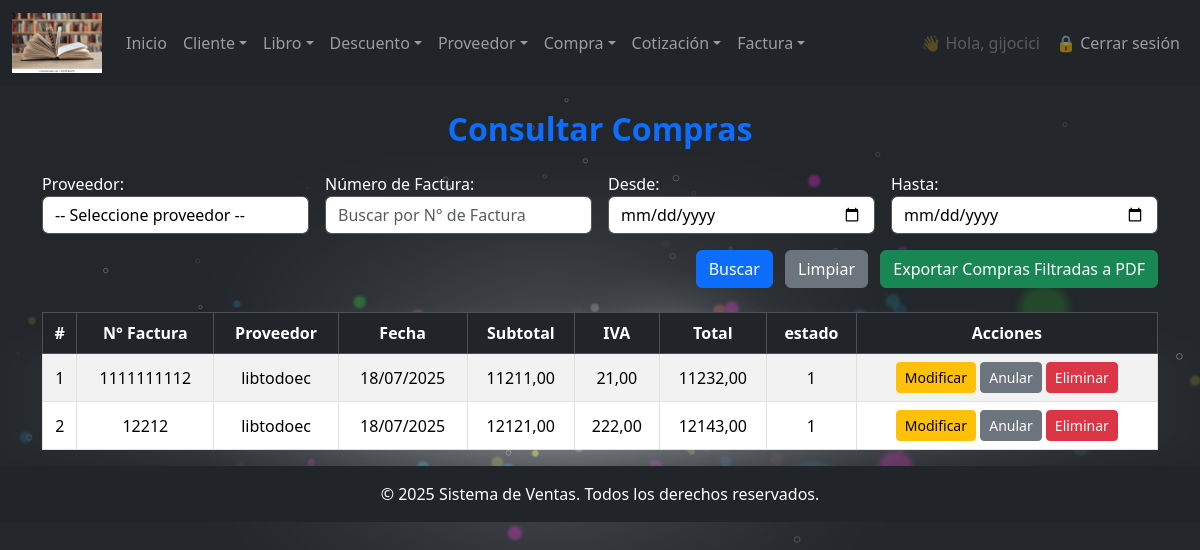
The app's page /compra/consultar/ (signed in), older data.
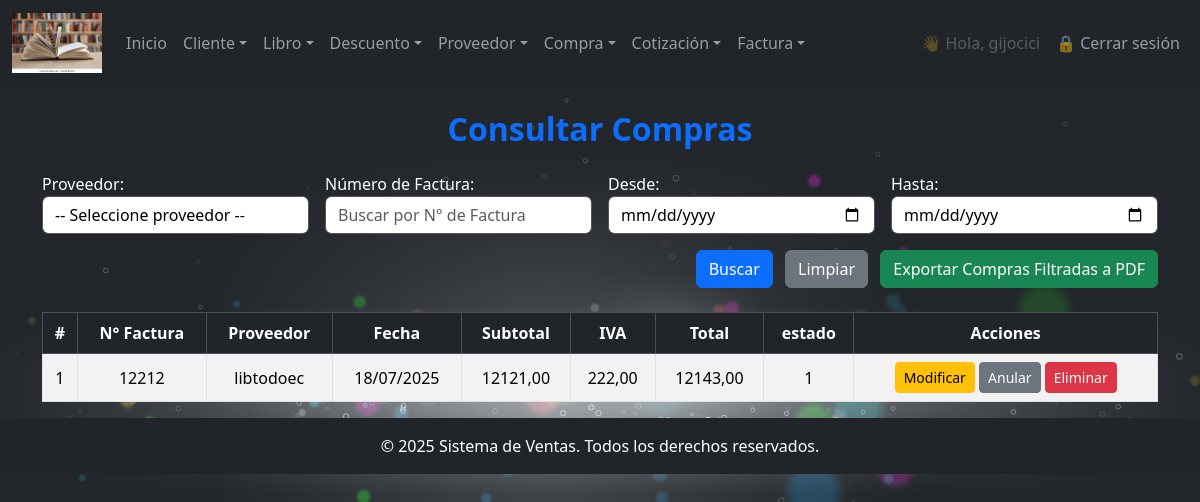
The same page, newer data.
### miapp/models.py (models this page shows, shortened)
class Compra(models.Model):
    proveedor = models.ForeignKey(Proveedor, on_delete=models.CASCADE)
    fecha_compra = models.DateField()
    numero_factura = models.CharField(max_length=100)
    subtotal = models.DecimalField(max_digits=10, decimal_places=2)
    iva = models.DecimalField(max_digits=10, decimal_places=2)
    total = models.DecimalField(max_digits=10, decimal_places=2)
    fecha_creacion = models.DateTimeField(auto_now_add=True)
    fecha_modificacion = models.DateTimeField(auto_now=True)
    creacion_usuario = models.CharField(max_length=50)
    modificacion_usuario = models.CharField(max_length=50)
    estado = models.IntegerField(choices=ESTADO_CHOICES, default=1)

class Proveedor(models.Model):
    nombre = models.CharField(max_length=20)
    marca = models.CharField(max_length=20)
    ruc= models.CharField(max_length=13, default="",)
    telefono = models.CharField(max_length=12)
    correo = models.EmailField(max_length=40, default="@")
    direccion = models.CharField(max_length=200, blank=True, null=True)
    fecha_creacion = models.DateTimeField(auto_now_add=True)
    fecha_modificacion = models.DateTimeField(auto_now=True)
    creacion_usuario = models.CharField(max_length=50)
    modificacion_usuario = models.CharField(max_length=50)
    estado = models.IntegerField(choices=ESTADO_CHOICES, default=1)
    class Meta:
        db_table = "proveedor"
        verbose_name = "proveedor"
        verbose_name_plural = "proveedores"
    def __str__(self):
        return self.nombre\

### miapp/views.py (the view)
        def wrapper(request, *args, **kwargs):
            if not request.user.is_authenticated:
                return redirect('login')
            try:
                empleado = Empleado.objects.get(user=request.user)
                if empleado.cargo.nombre.lower() in [c.lower() for c in nombre_cargos]:
                    return view_func(request, *args, **kwargs)
            except Empleado.DoesNotExist:
                pass
            return redirect('no_autorizado')

### miapp/forms.py
class BuscadorCompraForm(forms.Form):
    proveedor = forms.ModelChoiceField(
        queryset=Proveedor.objects.all(),
        label='Proveedor',
        required=False,
        empty_label="-- Seleccione proveedor --",
        widget=forms.Select(attrs={'class': 'form-control'})
    )
    numero_factura = forms.CharField(
        label='Número de Factura',
        required=False,
        widget=forms.TextInput(attrs={
            'class': 'form-control',
            'placeholder': 'Buscar por N° de Factura'
        })
    )
    fecha_inicio = forms.DateField(
        label='Desde',
        required=False,
        widget=forms.DateInput(attrs={
            'class': 'form-control',
            'type': 'date'
        }),
        input_formats=['%Y-%m-%d'],  # Formato estándar HTML date input
    )
    fecha_fin = forms.DateField(
        label='Hasta',
        required=False,
        widget=forms.DateInput(attrs={
            'class': 'form-control',
            'type': 'date'
        }),
        input_formats=['%Y-%m-%d'],
    )

### miapp/templates/administrativo/compra/consultar_compra.html (shortened to what this page needs)
{% extends 'index.html' %}
{% block main %}
<div class="container mt-4">
    <h2 class="text-center mb-4 text-primary"><b>Consultar Compras</b></h2>
    <form method="post" action="{% url 'consultar_compra' %}" class="mb-4">
        <div class="row g-3 align-items-end">
            <div class="col-md-3">
                {{ buscador_compra.proveedor.label_tag }}
                {{ buscador_compra.proveedor }}
            </div>
            <div class="col-md-3">
                {{ buscador_compra.numero_factura.label_tag }}
                {{ buscador_compra.numero_factura }}
            </div>
            <div class="col-md-3">
                {{ buscador_compra.fecha_inicio.label_tag }}
                {{ buscador_compra.fecha_inicio }}
            </div>
            <div class="col-md-3">
                {{ buscador_compra.fecha_fin.label_tag }}
                {{ buscador_compra.fecha_fin }}
            </div>
            <div class="col-md-12 text-end">
                <button type="submit" name="buscar_compra" class="btn btn-primary me-2">Buscar</button>
                <a href="{% url 'consultar_compra' %}" class="btn btn-secondary me-2">Limpiar</a>
                <a href="{% url 'exportar_pdf_compra' %}?
                    proveedor={{ buscador_compra.proveedor.value|urlencode }}&
                    numero_factura={{ buscador_compra.numero_factura.value|urlencode }}&
                    fecha_inicio={{ buscador_compra.fecha_inicio.value|urlencode }}&
                    fecha_fin={{ buscador_compra.fecha_fin.value|urlencode }}"
                   class="btn btn-success">
                    Exportar Compras Filtradas a PDF
                </a>
            </div>
        </div>
    </form>
    {% if compras %}
    <div class="table-responsive">
        <table class="table table-bordered table-striped align-middle">
            <thead class="table-dark text-center">
                <tr>
                    <th>#</th>
                    <th>N° Factura</th>
                    <th>Proveedor</th>
                    <th>Fecha</th>
                    <th>Subtotal</th>
                    <th>IVA</th>
                    <th>Total</th>
                    <th>estado</th>
                    <th>Acciones</th>
                </tr>
            </thead>
            <tbody class="text-center">
                {% for compra in compras %}
                <tr>
                    <td>{{ forloop.counter }}</td>
                    <td>{{ compra.numero_factura }}</td>
                    <td>{{ compra.proveedor.nombre }}</td>
                    <td>{{ compra.fecha_compra|date:"d/m/Y" }}</td>
                    <td>{{ compra.subtotal }}</td>
                    <td>{{ compra.iva }}</td>
                    <td>{{ compra.total }}</td>
                    <td>{{ compra.estado }}</td>
                    <td>
                        <a href="{% url 'modificar_compra' compra.id %}" class="btn btn-warning btn-sm">Modificar</a>
                        <a href="{% url 'anular_compra' compra.id %}" class="btn btn-secondary btn-sm">Anular</a>
                        <a href="{% url 'eliminar_compra' compra.id %}" class="btn btn-danger btn-sm"
                           onclick="return confirm('¿Estás seguro de eliminar esta compra?');">Eliminar</a>
                    </td>
                </tr>
                {% endfor %}
            </tbody>
        </table>
    </div>
    {% else %}
    <p class="text-center text-muted mt-4">No se encontraron compras con los criterios proporcionados.</p>
    {% endif %}
</div>
{% endblock %}

Row changes from the older to the newer data that the page shows:
removed Compra: numero_factura "1111111112", proveedor.nombre "libtodoec", fecha_compra "18/07/2025", subtotal "11211,00", iva "21,00", total "11232,00", estado "1"
